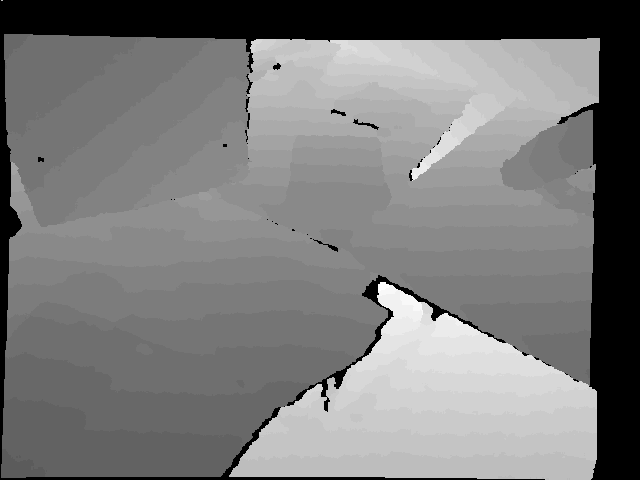
//> input picture ch8/data/depth/1305031453.374112.png, 640 x 480 px
$ ./feature_extraction ../ch8/data/depth/1305031453.374112.png ../ch8/data/depth/1305031453.404816.png   (built with g++ and OpenCV 4)
//> lines starting //> are read from the running program, lines starting //| are printed output that depends on the picture
#include <iostream>
#include <opencv2/core/core.hpp>
#include <opencv2/features2d/features2d.hpp>
#include <opencv2/highgui/highgui.hpp>

using namespace std;
using namespace cv;

int main(int argc, char** argv) {
    if (argc != 3) {
        cout << "usage: feature_extraction img1 img2" << endl;
        return 1;
    }

    // 读取图像
    Mat img_1 = imread(argv[1], CV_LOAD_IMAGE_COLOR);
//> img_1 is the input picture: 480 rows x 640 cols, CV_8UC3; min 0, max 39, mean 18.7
    Mat img_2 = imread(argv[2], CV_LOAD_IMAGE_COLOR);
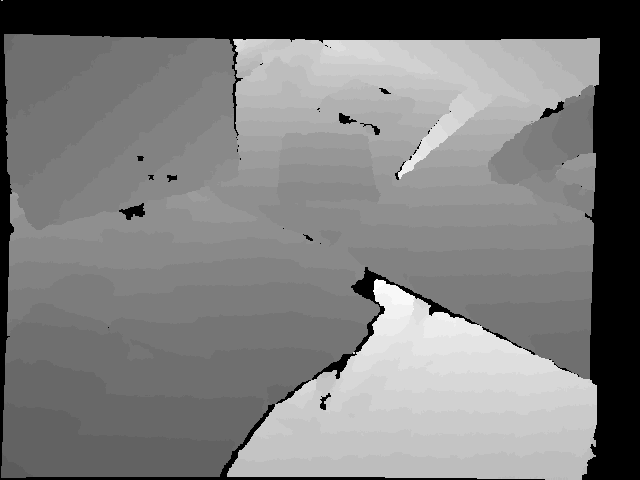
//> input picture ch8/data/depth/1305031453.404816.png, 640 x 480 px
//> img_2 is the input picture: 480 rows x 640 cols, CV_8UC3; min 0, max 39, mean 18.8

    // 初始化
    vector<KeyPoint> keypoints_1, keypoints_2;
    Mat descriptors_1, descriptors_2;
    Ptr<FeatureDetector> detector = ORB::create();
    Ptr<DescriptorExtractor> descriptor = ORB::create();
    // Ptr<FeatureDetector> detector = FeatureDetector::create(detector_name);
    // Ptr<DescriptorExtractor> descriptor = DescriptorExtractor::create(descriptor_name);
    Ptr<DescriptorMatcher> matcher = DescriptorMatcher::create("BruteForce-Hamming");

    // 第一步:检测Oriented FAST角点位置
    detector->detect(img_1, keypoints_1);
//> keypoints_1 = 173 keypoints; strongest (x, y, size): (319, 385, 31), (380, 282, 37.2), (378, 284, 37.2), (380, 283, 53.6)
    detector->detect(img_2, keypoints_2);
//> keypoints_2 = 191 keypoints; strongest (x, y, size): (235, 40, 31), (431, 315, 31), (383, 308, 37.2), (376, 279, 44.6)

    // 第二步:根据角点位置计算BRIEF描述子
    descriptor->compute(img_1, keypoints_1, descriptors_1);
    descriptor->compute(img_2, keypoints_2, descriptors_2);

    Mat outimg1;
    drawKeypoints(img_1, keypoints_1, outimg1, Scalar::all(-1), DrawMatchesFlags::DEFAULT);
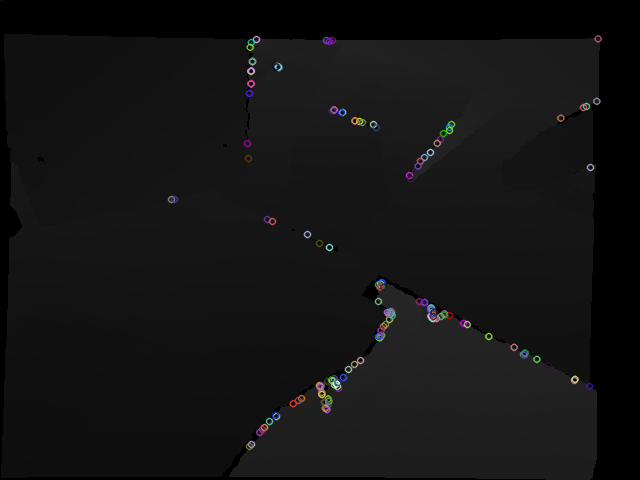
//> outimg1: 480 rows x 640 cols, CV_8UC3; mean B, G, R 19.7, 19.6, 19.7
    imshow("ORB Feature Points", outimg1);

    // 第三步:对两幅图像中的BRIEF描述子进行匹配，使用Hamming距离
    vector<DMatch> matches;
    // BFMatcher matcher(NORM_HAMMING);
    matcher->match(descriptors_1, descriptors_2, matches);
//> matches = 173 matches

    // 第四步:匹配点对筛选
    double min_dist = 10000, max_dist = 0;

    // 找出所有匹配之间的最小距离和最大距离, 即是最相似的和最不相似的两组点之间的距离
    for (int i = 0; i < descriptors_1.rows; i++) {
        double dist = matches[i].distance;
        if (dist < min_dist) min_dist = dist;
        if (dist > max_dist) max_dist = dist;
    }
//> this loop made 173 passes
//> (dist, min_dist, max_dist) on pass 1: (40, 40, 40)
//> (dist, max_dist) on passes 4, 5, 6, 7, 8, 32: (50, 50), (51, 51), (54, 54), (67, 67), (73, 73), (83, 83)
//> after the loop, min_dist = 3; max_dist = 89

    // 仅供娱乐的写法
    min_dist = min_element(matches.begin(), matches.end(),
                           [](const DMatch &m1, const DMatch &m2)
                             {return m1.distance < m2.distance;})->distance;
    max_dist = max_element(matches.begin(), matches.end(),
                           [](const DMatch &m1, const DMatch &m2)
                             {return m1.distance < m2.distance;})->distance;

    printf("-- Max dist: %f \n", max_dist);
//| -- Max dist: 89.000000
    printf("-- Min dist: %f \n", min_dist);
//| -- Min dist: 3.000000

    // 当描述子之间的距离大于两倍的最小距离时,即认为匹配有误.但有时候最小距离会非常小,设置一个经验值30作为下限.
    vector<DMatch> good_matches;
    for (int i = 0; i < descriptors_1.rows; i++) {
        if (matches[i].distance <= max(2*min_dist, 30.0)) {
            good_matches.push_back(matches[i]);
        }
    }

    // 第五步:绘制匹配结果
    Mat img_match;
    Mat img_goodmatch;
    drawMatches(img_1, keypoints_1, img_2, keypoints_2, matches, img_match);
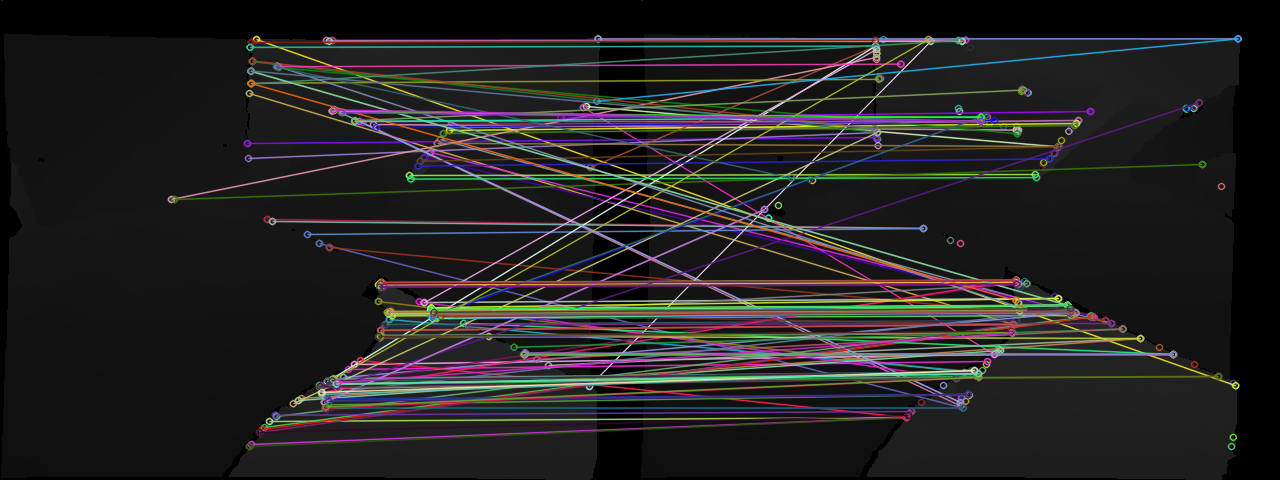
//> img_match: 480 rows x 1280 cols, CV_8UC3; mean B, G, R 34.5, 34.5, 36.1
    drawMatches(img_1, keypoints_1, img_2, keypoints_2, good_matches, img_goodmatch);
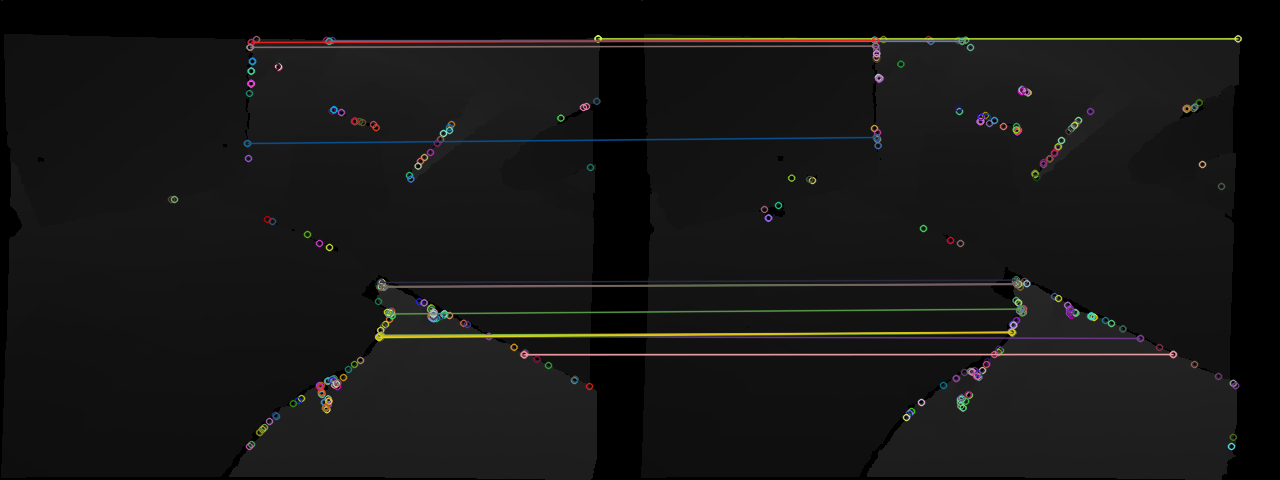
//> img_goodmatch: 480 rows x 1280 cols, CV_8UC3; mean B, G, R 21, 21.6, 22
    imshow("All Match Points", img_match);
    waitKey(0);
    imshow("Optimized Match Points", img_goodmatch);
    waitKey(0);

    return 0;
}
